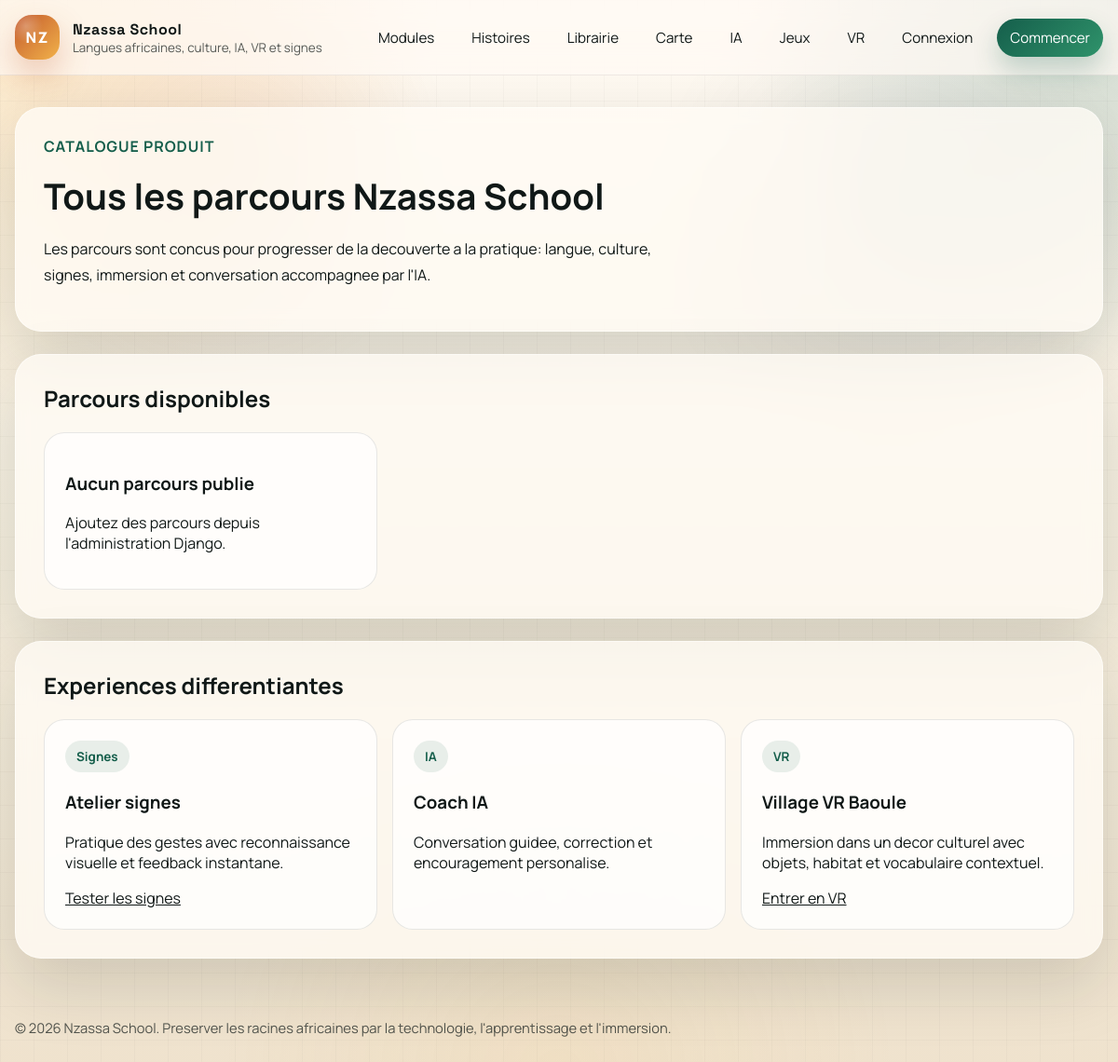
The page /parcours/ on the database its author committed.
### nzassa_app/models.py (models this page shows, shortened)
class CulturalExperience(models.Model):
    EXPERIENCE_TYPES = [
        ("vr", "VR"),
        ("sign", "Signes"),
        ("ai", "IA"),
        ("culture", "Culture"),
    ]
    title = models.CharField(max_length=180)
    slug = models.SlugField(max_length=200, unique=True, blank=True)
    experience_type = models.CharField(max_length=20, choices=EXPERIENCE_TYPES)
    description = models.TextField()
    cta_label = models.CharField(max_length=80, default="Explorer")
    cta_url = models.CharField(max_length=255, blank=True)
    is_premium = models.BooleanField(default=False)
    class Meta:
        ordering = ["title"]

### nzassa_app/views.py (the view)
# urls.py: path("parcours/", course_catalog, name="course_catalog"),
@require_GET
def course_catalog(request):
    courses = Course.objects.filter(is_published=True).select_related("language")
    experiences = CulturalExperience.objects.all()[:4]
    return render(
        request,
        "nzassa_app/course_catalog.html",
        {"courses": courses, "experiences": experiences},
    )

### nzassa_app/templates/nzassa_app/course_catalog.html (shortened to what this page needs)
{% extends "nzassa_app/base.html" %}
{% block content %}
<div class="catalog-stack">
    <section class="surface-card catalog-hero">
        <p style="margin-top:0;color:var(--forest);font-weight:700;text-transform:uppercase;letter-spacing:0.06em;">
            Catalogue produit
        </p>
        <h1 style="margin:0 0 12px;font-size:2.4rem;">Tous les parcours Nzassa School</h1>
        <p style="max-width:70ch;line-height:1.75;">
            Les parcours sont concus pour progresser de la decouverte a la pratique:
            langue, culture, signes, immersion et conversation accompagnee par l'IA.
        </p>
    </section>
    <section class="surface-card catalog-card">
        <h2 style="margin-top:0;">Parcours disponibles</h2>
        <div class="catalog-grid">
            {% for course in courses %}
                <article class="catalog-item">
                    <span class="tag">{{ course.language.name }} - {{ course.get_focus_display }}</span>
                    <h3>{{ course.title }}</h3>
                    <p>{{ course.short_description }}</p>
                    <ul style="padding-left:18px;line-height:1.7;">
                        <li>{{ course.level }}</li>
                        <li>{{ course.lesson_count }} lecons</li>
                        <li>{{ course.estimated_minutes }} minutes estimees</li>
                        <li>{% if course.is_premium %}Premium{% else %}Gratuit{% endif %}</li>
                    </ul>
                    <p style="margin-bottom:0;">
                        <a href="{% url 'course_detail' course.slug %}">Voir le parcours</a>
                    </p>
                </article>
            {% empty %}
                <article class="catalog-item">
                    <h3>Aucun parcours publie</h3>
                    <p>Ajoutez des parcours depuis l'administration Django.</p>
                </article>
            {% endfor %}
        </div>
    </section>
    <section class="surface-card catalog-card">
        <h2 style="margin-top:0;">Experiences differentiantes</h2>
        <div class="experience-grid">
            {% for experience in experiences %}
                <article class="experience-item">
                    <span class="tag">{{ experience.get_experience_type_display }}</span>
                    <h3>{{ experience.title }}</h3>
                    <p>{{ experience.description }}</p>
                    {% if experience.cta_url %}
                        <p style="margin-bottom:0;"><a href="{{ experience.cta_url }}">{{ experience.cta_label }}</a></p>
                    {% endif %}
                </article>
            {% empty %}
                <article class="experience-item">
                    <h3>Experiences a configurer</h3>
                    <p>Ajoutez VR, signes, culture ou IA pour enrichir votre proposition de valeur.</p>
                </article>
            {% endfor %}
        </div>
    </section>
</div>
{% endblock %}

### nzassa_app/templates/nzassa_app/base.html (style rules this page uses)
:root { --sand: #f7efe2; --clay: #c45a2d; --gold: #f1b24a; --forest: #155e4b; --ink: #101817; --lagoon: #08304d; --mist: rgba(255, 248, 239, 0.78); --card: rgba(255, 251, 245, 0.78); --line: rgba(16, 24, 23, 0.08); --shadow: 0 28px 70px rgba(16, 24, 23, 0.15); }
* { box-sizing: border-box; }
html { scroll-behavior: smooth; }
body { margin: 0; color: var(--ink); font-family: "Manrope", "Segoe UI", sans-serif; background: radial-gradient(circle at top left, rgba(241, 178, 74, 0.26), transparent 28%), radial-gradient(circle at top right, rgba(21, 94, 75, 0.2), transparent 24%), linear-gradient(180deg, #fffaf3 0%, #f6efdf 48%, #efe2cd 100%); min-height: 100vh; }
body::before, body::after { content: ""; position: fixed; inset: 0; pointer-events: none; z-index: -1; }
body::before { background-image: linear-gradient(rgba(16, 24, 23, 0.025) 1px, transparent 1px), linear-gradient(90deg, rgba(16, 24, 23, 0.025) 1px, transparent 1px); background-size: 36px 36px; }
body::after { background: radial-gradient(circle at 20% 15%, rgba(196, 90, 45, 0.09), transparent 18%), radial-gradient(circle at 80% 20%, rgba(8, 48, 77, 0.08), transparent 20%), radial-gradient(circle at 50% 100%, rgba(241, 178, 74, 0.08), transparent 28%); }
a { color: inherit; }
.surface-card { background: var(--card); border: 1px solid rgba(255, 255, 255, 0.48); border-radius: 28px; box-shadow: var(--shadow); backdrop-filter: blur(10px); }

### nzassa_app/templates/nzassa_app/course_catalog.html (style rules this page uses)
.catalog-stack { display: grid; gap: 24px; }
.catalog-hero, .catalog-card { padding: 30px; }
.catalog-grid, .experience-grid { display: grid; grid-template-columns: repeat(3, minmax(0, 1fr)); gap: 16px; }
.catalog-item, .experience-item { padding: 22px; border-radius: 22px; background: rgba(255, 255, 255, 0.7); border: 1px solid rgba(20, 33, 29, 0.1); }
.tag { display: inline-block; padding: 8px 12px; border-radius: 999px; background: rgba(31, 107, 79, 0.1); color: var(--forest); font-size: 0.84rem; font-weight: 700; }

### rows shown on the page
CulturalExperience: experience_type "Signes", title "Atelier signes", description "Pratique des gestes avec reconnaissance visuelle et feedback instantane.", cta_label "Tester les signes"
CulturalExperience: experience_type "IA", title "Coach IA", description "Conversation guidee, correction et encouragement personalise."
CulturalExperience: experience_type "VR", title "Village VR Baoule", description "Immersion dans un decor culturel avec objets, habitat et vocabulaire contextuel.", cta_label "Entrer en VR"
